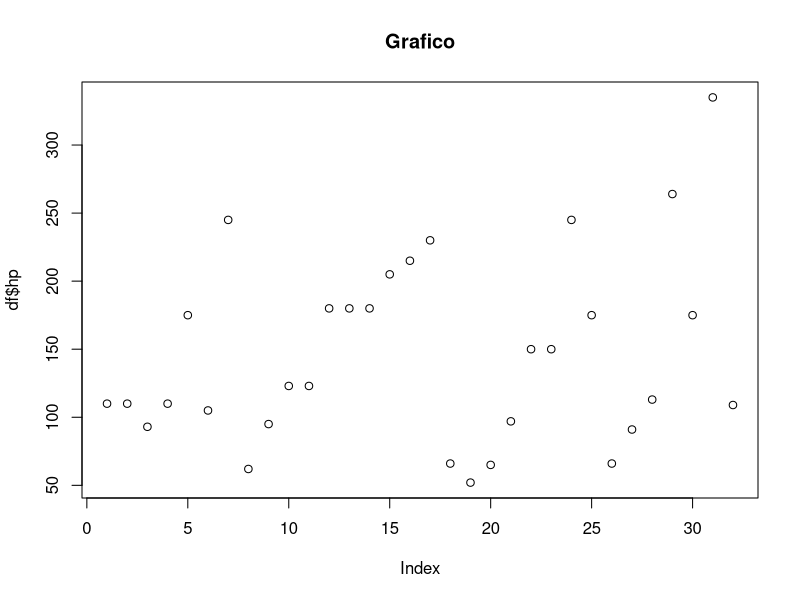
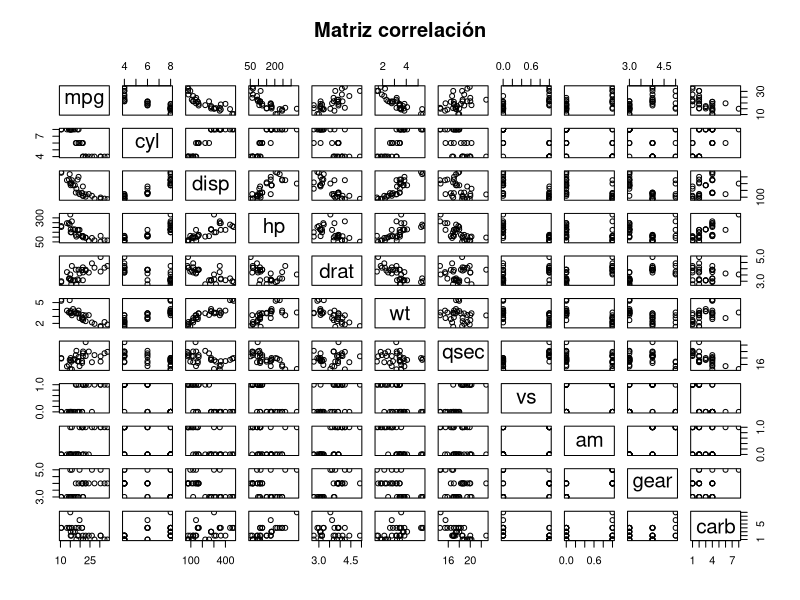

Recreate these plots in R, in order.
     
  # ####################################################
  #             Taller de GitHub con R
  # ####################################################
  
  # Introduccion a GitHub
  # 1. Instalar Git
  # 2. Crear repositorio desde GitHub
  # 3. Crear un proyecto con version control (Git)
  # 4. Clonar repositorio a la computadora
  
  # Crear codigo
  df <- mtcars
  names(mtcars)
  
  summary(mtcars)
  plot(df$hp, main = "Grafico")
  
  # Modificacion
  # Modificacion 2
  # Modificacion 3
  
  # -----------------------------------------------------
  #                 Ejercicio 1
  # -----------------------------------------------------
  # 1. Clonar este repositorio
  # 2. Modificar el codigo del repo
  # 3. Hacer un Push (subir los cambios a GitHub)


  # PULL REQUEST
  # Este es un cambio sobre mi rama
  
  
  
















  plot(df, main="Matriz correlación")## Gráfico
  
  
  
  
  
